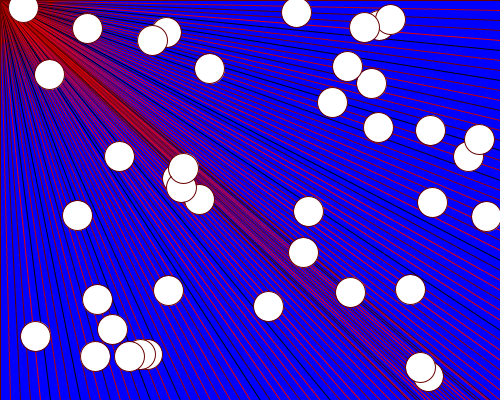
Frame 1 (no input)
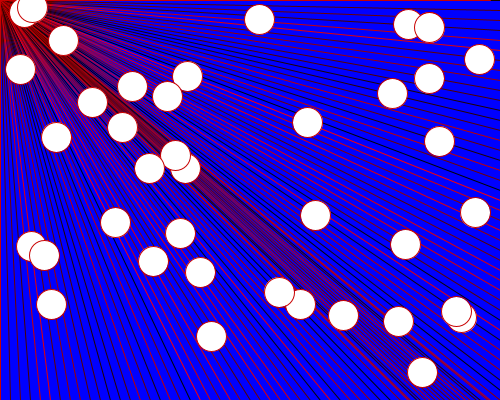
Frame 60 (the mouse pressed at the canvas centre just before this capture)
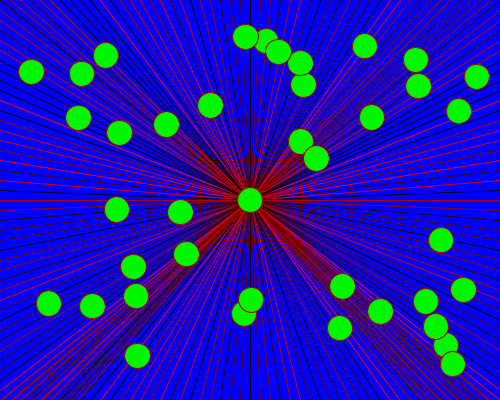
Frame 120 (the mouse held since frame 60 and released just before this capture)

The Processing sketch that drew these frames (run headless with seeded random() and noise(); from frame 60 on, the mouse is pressed at the canvas centre):

// Processing sketch: processing_184415
// ── processing_184415.pde

int total = 40;
float mida=30;
float [] bolaX = new float [total];
float [] bolaY = new float [total];
float [] velX = new float [total];
float [] velY = new float [total];


void setup () {
  size (500, 400);
  for (int i=0; i<total; i++){
    bolaX[i]= random (width);
    bolaY[i] = random (height);
    velX[i]= random (-5,10);
    velY[i]=random (-5,10);
  }
}

void draw () {
 background (0,0, 255);
  for (int i=0;i<width; i= i+10){
    stroke (random (255),0,0);
      line (i,0,mouseX,mouseY);
  line (0,i,mouseX,mouseY);
  line (width,i, mouseX,mouseY);
  line (i,height,mouseX,mouseY);
  }
  for (int i=0; i<total; i++){
    bolaX[i] = bolaX[i]+velX[i];
    bolaY[i]=bolaY[i]+velY[i];
    ellipse (bolaX[i], bolaY[i], mida, mida);
    if (bolaX[i] + mida >= width || bolaX[i] - mida <= 0)  {
      velX [i]=-velX[i];
    }
      if (bolaY[i] + mida >=height || bolaY[i] - mida <=0) {
        velY [i] = -velY [i];
    }
  }
 
}
void mousePressed (){
  mida = random (10,30);
  fill (0, random (255), 0);
  background (0,0,random (255));
for (int i=0; i<total; i++){
  bolaX[i] = mouseX;
  bolaY[i]= mouseY;
}
}
